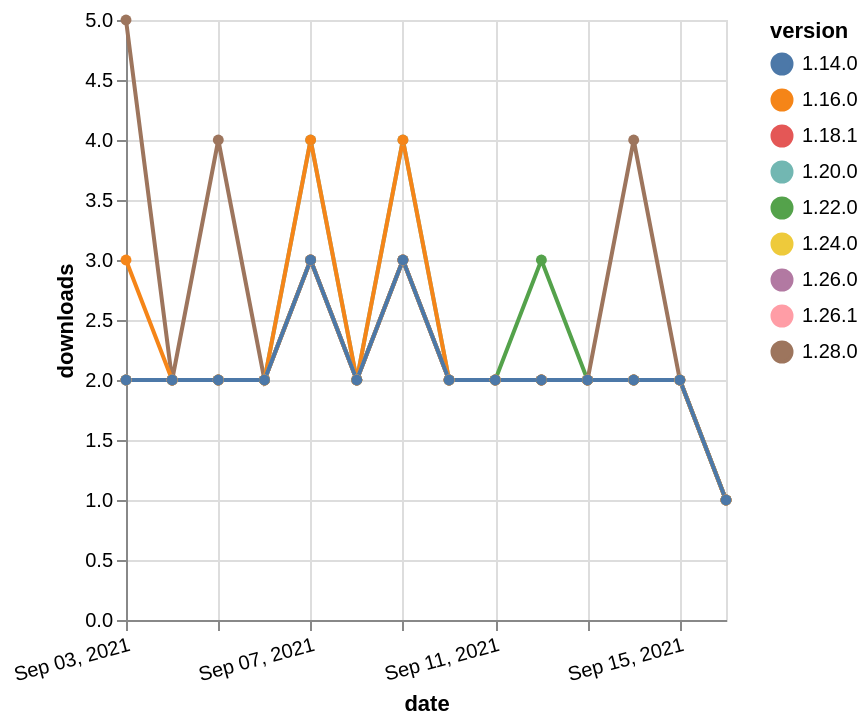

This figure's Vega-Lite source:
### Vega-Lite specification from a JSON file in a GitHub repository (floating-point values rounded to 4 significant figures)
{"$schema": "https://vega.github.io/schema/vega-lite/v5.json", "description": "A simple bar chart with embedded data.", "data": {"values": [{"date": "2021-09-03", "total": 1523, "delta": 2, "version": "1.22.0"}, {"date": "2021-09-04", "total": 1525, "delta": 2, "version": "1.22.0"}, {"date": "2021-09-05", "total": 1527, "delta": 2, "version": "1.22.0"}, {"date": "2021-09-06", "total": 1529, "delta": 2, "version": "1.22.0"}, {"date": "2021-09-07", "total": 1532, "delta": 3, "version": "1.22.0"}, {"date": "2021-09-08", "total": 1534, "delta": 2, "version": "1.22.0"}, {"date": "2021-09-09", "total": 1537, "delta": 3, "version": "1.22.0"}, {"date": "2021-09-10", "total": 1539, "delta": 2, "version": "1.22.0"}, {"date": "2021-09-11", "total": 1541, "delta": 2, "version": "1.22.0"}, {"date": "2021-09-12", "total": 1544, "delta": 3, "version": "1.22.0"}, {"date": "2021-09-13", "total": 1546, "delta": 2, "version": "1.22.0"}, {"date": "2021-09-14", "total": 1548, "delta": 2, "version": "1.22.0"}, {"date": "2021-09-15", "total": 1550, "delta": 2, "version": "1.22.0"}, {"date": "2021-09-16", "total": 1551, "delta": 1, "version": "1.22.0"}, {"date": "2021-09-03", "total": 368, "delta": 2, "version": "1.26.1"}, {"date": "2021-09-04", "total": 370, "delta": 2, "version": "1.26.1"}, {"date": "2021-09-05", "total": 372, "delta": 2, "version": "1.26.1"}, {"date": "2021-09-06", "total": 374, "delta": 2, "version": "1.26.1"}, {"date": "2021-09-07", "total": 377, "delta": 3, "version": "1.26.1"}, {"date": "2021-09-08", "total": 379, "delta": 2, "version": "1.26.1"}, {"date": "2021-09-09", "total": 382, "delta": 3, "version": "1.26.1"}, {"date": "2021-09-10", "total": 384, "delta": 2, "version": "1.26.1"}, {"date": "2021-09-11", "total": 386, "delta": 2, "version": "1.26.1"}, {"date": "2021-09-12", "total": 388, "delta": 2, "version": "1.26.1"}, {"date": "2021-09-13", "total": 390, "delta": 2, "version": "1.26.1"}, {"date": "2021-09-14", "total": 392, "delta": 2, "version": "1.26.1"}, {"date": "2021-09-15", "total": 394, "delta": 2, "version": "1.26.1"}, {"date": "2021-09-16", "total": 395, "delta": 1, "version": "1.26.1"}, {"date": "2021-09-03", "total": 233, "delta": 5, "version": "1.28.0"}, {"date": "2021-09-04", "total": 235, "delta": 2, "version": "1.28.0"}, {"date": "2021-09-05", "total": 239, "delta": 4, "version": "1.28.0"}, {"date": "2021-09-06", "total": 241, "delta": 2, "version": "1.28.0"}, {"date": "2021-09-07", "total": 244, "delta": 3, "version": "1.28.0"}, {"date": "2021-09-08", "total": 246, "delta": 2, "version": "1.28.0"}, {"date": "2021-09-09", "total": 249, "delta": 3, "version": "1.28.0"}, {"date": "2021-09-10", "total": 251, "delta": 2, "version": "1.28.0"}, {"date": "2021-09-11", "total": 253, "delta": 2, "version": "1.28.0"}, {"date": "2021-09-12", "total": 255, "delta": 2, "version": "1.28.0"}, {"date": "2021-09-13", "total": 257, "delta": 2, "version": "1.28.0"}, {"date": "2021-09-14", "total": 261, "delta": 4, "version": "1.28.0"}, {"date": "2021-09-15", "total": 263, "delta": 2, "version": "1.28.0"}, {"date": "2021-09-16", "total": 264, "delta": 1, "version": "1.28.0"}, {"date": "2021-09-03", "total": 675, "delta": 2, "version": "1.26.0"}, {"date": "2021-09-04", "total": 677, "delta": 2, "version": "1.26.0"}, {"date": "2021-09-05", "total": 679, "delta": 2, "version": "1.26.0"}, {"date": "2021-09-06", "total": 681, "delta": 2, "version": "1.26.0"}, {"date": "2021-09-07", "total": 684, "delta": 3, "version": "1.26.0"}, {"date": "2021-09-08", "total": 686, "delta": 2, "version": "1.26.0"}, {"date": "2021-09-09", "total": 689, "delta": 3, "version": "1.26.0"}, {"date": "2021-09-10", "total": 691, "delta": 2, "version": "1.26.0"}, {"date": "2021-09-11", "total": 693, "delta": 2, "version": "1.26.0"}, {"date": "2021-09-12", "total": 695, "delta": 2, "version": "1.26.0"}, {"date": "2021-09-13", "total": 697, "delta": 2, "version": "1.26.0"}, {"date": "2021-09-14", "total": 699, "delta": 2, "version": "1.26.0"}, {"date": "2021-09-15", "total": 701, "delta": 2, "version": "1.26.0"}, {"date": "2021-09-16", "total": 702, "delta": 1, "version": "1.26.0"}, {"date": "2021-09-03", "total": 2042, "delta": 2, "version": "1.20.0"}, {"date": "2021-09-04", "total": 2044, "delta": 2, "version": "1.20.0"}, {"date": "2021-09-05", "total": 2046, "delta": 2, "version": "1.20.0"}, {"date": "2021-09-06", "total": 2048, "delta": 2, "version": "1.20.0"}, {"date": "2021-09-07", "total": 2052, "delta": 4, "version": "1.20.0"}, {"date": "2021-09-08", "total": 2054, "delta": 2, "version": "1.20.0"}, {"date": "2021-09-09", "total": 2058, "delta": 4, "version": "1.20.0"}, {"date": "2021-09-10", "total": 2060, "delta": 2, "version": "1.20.0"}, {"date": "2021-09-11", "total": 2062, "delta": 2, "version": "1.20.0"}, {"date": "2021-09-12", "total": 2064, "delta": 2, "version": "1.20.0"}, {"date": "2021-09-13", "total": 2066, "delta": 2, "version": "1.20.0"}, {"date": "2021-09-14", "total": 2068, "delta": 2, "version": "1.20.0"}, {"date": "2021-09-15", "total": 2070, "delta": 2, "version": "1.20.0"}, {"date": "2021-09-16", "total": 2071, "delta": 1, "version": "1.20.0"}, {"date": "2021-09-03", "total": 2545, "delta": 3, "version": "1.16.0"}, {"date": "2021-09-04", "total": 2547, "delta": 2, "version": "1.16.0"}, {"date": "2021-09-05", "total": 2549, "delta": 2, "version": "1.16.0"}, {"date": "2021-09-06", "total": 2551, "delta": 2, "version": "1.16.0"}, {"date": "2021-09-07", "total": 2555, "delta": 4, "version": "1.16.0"}, {"date": "2021-09-08", "total": 2557, "delta": 2, "version": "1.16.0"}, {"date": "2021-09-09", "total": 2561, "delta": 4, "version": "1.16.0"}, {"date": "2021-09-10", "total": 2563, "delta": 2, "version": "1.16.0"}, {"date": "2021-09-11", "total": 2565, "delta": 2, "version": "1.16.0"}, {"date": "2021-09-12", "total": 2567, "delta": 2, "version": "1.16.0"}, {"date": "2021-09-13", "total": 2569, "delta": 2, "version": "1.16.0"}, {"date": "2021-09-14", "total": 2571, "delta": 2, "version": "1.16.0"}, {"date": "2021-09-15", "total": 2573, "delta": 2, "version": "1.16.0"}, {"date": "2021-09-16", "total": 2574, "delta": 1, "version": "1.16.0"}, {"date": "2021-09-03", "total": 2117, "delta": 2, "version": "1.18.1"}, {"date": "2021-09-04", "total": 2119, "delta": 2, "version": "1.18.1"}, {"date": "2021-09-05", "total": 2121, "delta": 2, "version": "1.18.1"}, {"date": "2021-09-06", "total": 2123, "delta": 2, "version": "1.18.1"}, {"date": "2021-09-07", "total": 2126, "delta": 3, "version": "1.18.1"}, {"date": "2021-09-08", "total": 2128, "delta": 2, "version": "1.18.1"}, {"date": "2021-09-09", "total": 2131, "delta": 3, "version": "1.18.1"}, {"date": "2021-09-10", "total": 2133, "delta": 2, "version": "1.18.1"}, {"date": "2021-09-11", "total": 2135, "delta": 2, "version": "1.18.1"}, {"date": "2021-09-12", "total": 2137, "delta": 2, "version": "1.18.1"}, {"date": "2021-09-13", "total": 2139, "delta": 2, "version": "1.18.1"}, {"date": "2021-09-14", "total": 2141, "delta": 2, "version": "1.18.1"}, {"date": "2021-09-15", "total": 2143, "delta": 2, "version": "1.18.1"}, {"date": "2021-09-16", "total": 2144, "delta": 1, "version": "1.18.1"}, {"date": "2021-09-03", "total": 1039, "delta": 2, "version": "1.24.0"}, {"date": "2021-09-04", "total": 1041, "delta": 2, "version": "1.24.0"}, {"date": "2021-09-05", "total": 1043, "delta": 2, "version": "1.24.0"}, {"date": "2021-09-06", "total": 1045, "delta": 2, "version": "1.24.0"}, {"date": "2021-09-07", "total": 1048, "delta": 3, "version": "1.24.0"}, {"date": "2021-09-08", "total": 1050, "delta": 2, "version": "1.24.0"}, {"date": "2021-09-09", "total": 1053, "delta": 3, "version": "1.24.0"}, {"date": "2021-09-10", "total": 1055, "delta": 2, "version": "1.24.0"}, {"date": "2021-09-11", "total": 1057, "delta": 2, "version": "1.24.0"}, {"date": "2021-09-12", "total": 1059, "delta": 2, "version": "1.24.0"}, {"date": "2021-09-13", "total": 1061, "delta": 2, "version": "1.24.0"}, {"date": "2021-09-14", "total": 1063, "delta": 2, "version": "1.24.0"}, {"date": "2021-09-15", "total": 1065, "delta": 2, "version": "1.24.0"}, {"date": "2021-09-16", "total": 1066, "delta": 1, "version": "1.24.0"}, {"date": "2021-09-03", "total": 2376, "delta": 2, "version": "1.14.0"}, {"date": "2021-09-04", "total": 2378, "delta": 2, "version": "1.14.0"}, {"date": "2021-09-05", "total": 2380, "delta": 2, "version": "1.14.0"}, {"date": "2021-09-06", "total": 2382, "delta": 2, "version": "1.14.0"}, {"date": "2021-09-07", "total": 2385, "delta": 3, "version": "1.14.0"}, {"date": "2021-09-08", "total": 2387, "delta": 2, "version": "1.14.0"}, {"date": "2021-09-09", "total": 2390, "delta": 3, "version": "1.14.0"}, {"date": "2021-09-10", "total": 2392, "delta": 2, "version": "1.14.0"}, {"date": "2021-09-11", "total": 2394, "delta": 2, "version": "1.14.0"}, {"date": "2021-09-12", "total": 2396, "delta": 2, "version": "1.14.0"}, {"date": "2021-09-13", "total": 2398, "delta": 2, "version": "1.14.0"}, {"date": "2021-09-14", "total": 2400, "delta": 2, "version": "1.14.0"}, {"date": "2021-09-15", "total": 2402, "delta": 2, "version": "1.14.0"}, {"date": "2021-09-16", "total": 2403, "delta": 1, "version": "1.14.0"}]}, "width": "container", "mark": {"type": "line", "point": {"filled": true}}, "encoding": {"x": {"field": "date", "type": "temporal", "timeUnit": "yearmonthdate", "title": "date", "axis": {"labelAngle": -15}}, "y": {"field": "delta", "type": "quantitative", "title": "downloads"}, "color": {"field": "version", "type": "nominal"}, "tooltip": {"field": "delta"}}}
